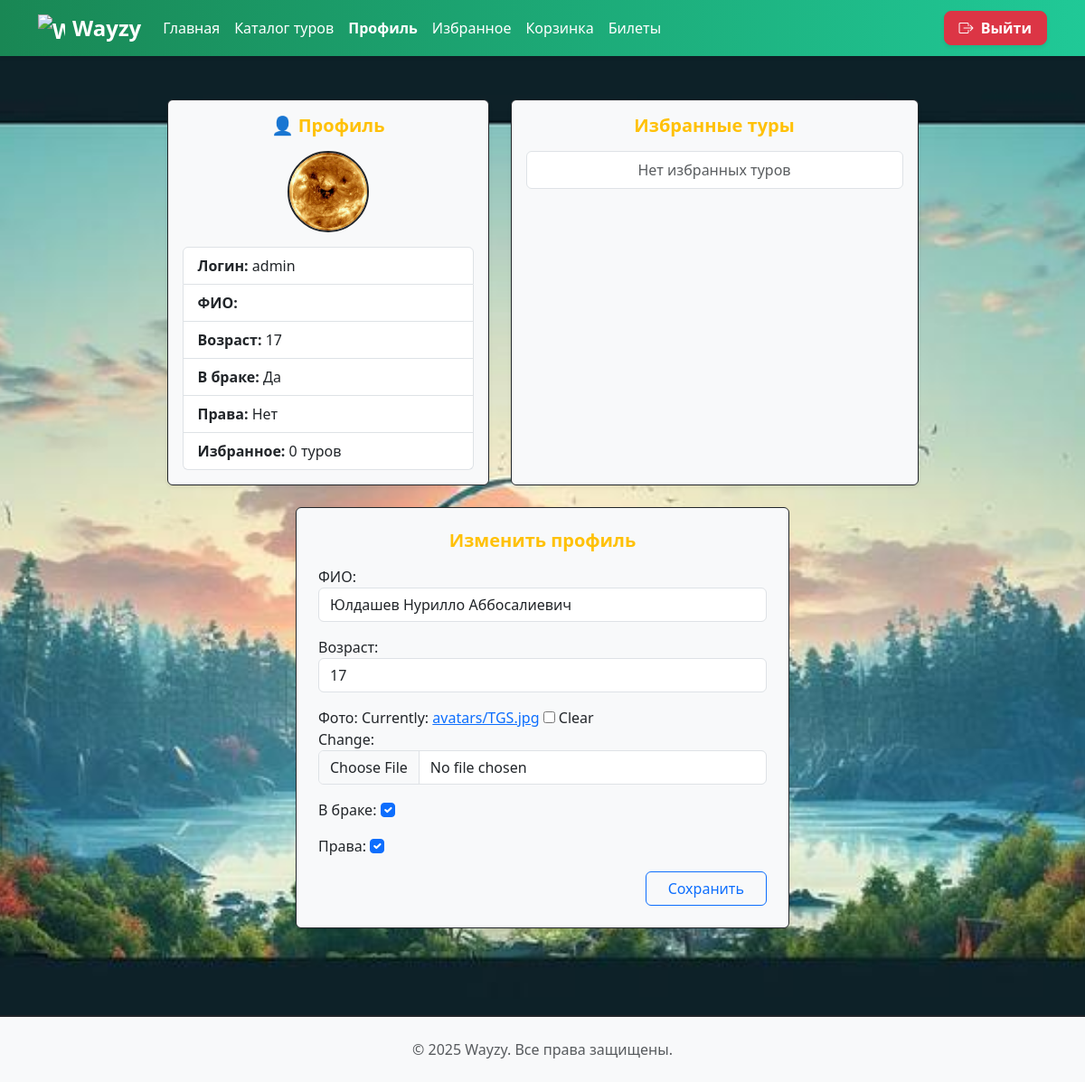
The app's page /profile/ (signed in), older data.
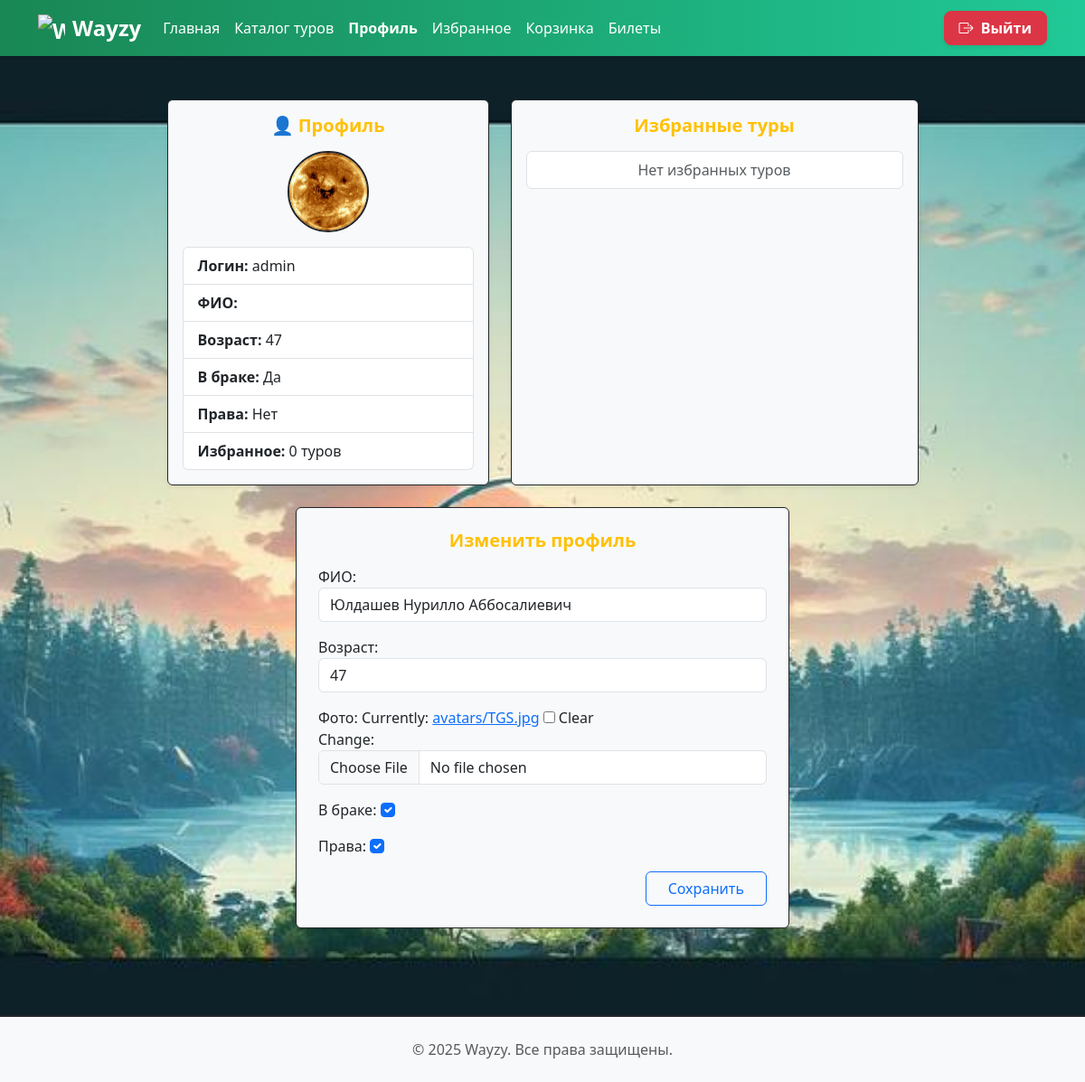
The same page, newer data.
### voyage/models.py (models this page shows, shortened)
class Profile(models.Model):
    user = models.OneToOneField(User, on_delete=models.CASCADE, related_name="profile")
    fio = models.CharField(max_length=255, blank=True, verbose_name="ФИО")
    age = models.PositiveIntegerField(null=True, blank=True, verbose_name="Возраст")
    photo = models.ImageField(upload_to="avatars/", null=True, blank=True, verbose_name="Фото")
    married = models.BooleanField(default=False, verbose_name="В браке")
    license = models.BooleanField(default=False, verbose_name="Права")

### voyage/views.py (the view)
# urls.py: path("profile/", views.profile_view, name="profile"),
@login_required
def profile_view(request):
    profile = request.user.profile
    favorites = Favorite.objects.filter(user=request.user).select_related('tour')
    if request.method == "POST":
        form = ProfileForm(request.POST, request.FILES, instance=profile)
        if form.is_valid():
            form.save()
            messages.success(request, "Профиль успешно обновлён!")
            return redirect("profile")
    else:
        form = ProfileForm(instance=profile)
    return render(request, "voyage/profile.html", {
        "form": form,
        "profile": profile,
        'favorites': favorites,
    })

### voyage/forms.py
class ProfileForm(forms.ModelForm):
    class Meta:
        model = Profile
        fields = ["fio", "age", "photo", "married", "license"]
        widgets = {
            "fio": forms.TextInput(attrs={"class": "form-control", "placeholder": "Введите ФИО"}),
            "age": forms.NumberInput(attrs={"class": "form-control", "placeholder": "Возраст"}),
            "photo": forms.ClearableFileInput(attrs={"class": "form-control"}),
            "married": forms.CheckboxInput(attrs={"class": "form-check-input"}),
            "license": forms.CheckboxInput(attrs={"class": "form-check-input"}),
        }

### voyage/templates/voyage/profile.html (shortened to what the changed rows need)
<!doctype html>
<html lang="en">
<head>
    {% load static %}
    <link href="https://cdn.jsdelivr.net/npm/bootstrap@5.3.7/dist/css/bootstrap.min.css" rel="stylesheet">
    <link rel="stylesheet" href="https://cdn.jsdelivr.net/npm/bootstrap-icons@1.13.1/font/bootstrap-icons.min.css">
    <link rel="stylesheet" href="{% static 'voyage/css/styles.css' %}">
</head>
<body style='
background: fixed;
background-image: url("{% static "voyage/images/reg_bg.jpg" %}");
background-size: cover;
background-position: center center;
background-repeat: no-repeat;
'>
<div class="container py-5 min-vh-100">
    <div class="row g-4 justify-content-center">
        <div class="col-md-6 col-lg-4">
            <div class="bg-body-tertiary p-3 rounded border border-dark shadow-sm h-100">
                <div class="text-center mb-3">
                    <img src="{% if profile.photo %}{{ profile.photo.url }}{% else %}https://data.chpic.su/stickers/d/DeveloperIconsStickers/DeveloperIconsStickers_010.webp{% endif %}"
                         class="rounded-circle border border-2 border-dark" width="90" height="90" alt="Аватар">
                </div>
                <ul class="list-group">
                    <li class="list-group-item"><strong>Логин:</strong> {{ user.username }}</li>
                    <li class="list-group-item"><strong>ФИО:</strong> {{ profile.full_name }}</li>
                    <li class="list-group-item"><strong>Возраст:</strong> {{ profile.age }}</li>
                    <li class="list-group-item"><strong>В браке:</strong>
                        {% if profile.married %}Да{% else %}Нет{% endif %}
                    </li>
                    <li class="list-group-item"><strong>Права:</strong>
                        {% if profile.has_license %}Есть{% else %}Нет{% endif %}
                    </li>
                    <li class="list-group-item"><strong>Избранное:</strong> {{ favorites.count }} туров</li>
                </ul>
            </div>
        </div>
        <div class="col-lg-6">
            <div class="bg-body-tertiary p-4 rounded border border-dark shadow-sm h-100">
                <form method="post" enctype="multipart/form-data">
                    {{ form.as_p }}
                </form>
            </div>
        </div>
    </div>
</div>
</body>
</html>

Row changes from the older to the newer data that the page shows:
changed Profile "Юлдашев Нурилло Аббосалиевич": age "17" → "47"
